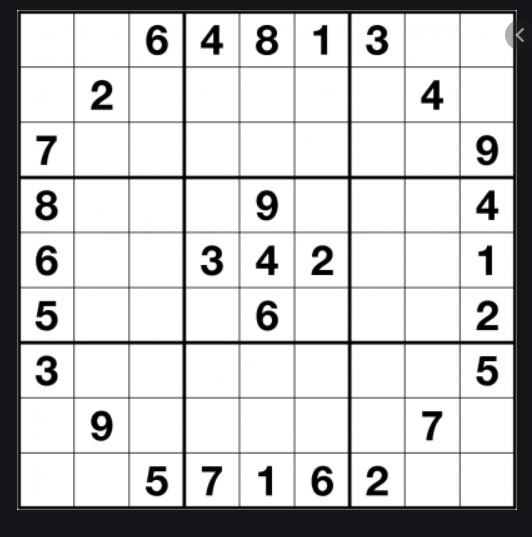
#> input picture puzzle.png, 532 x 537 px
$ python input-sudoku.py
#> lines starting #> are read from the running program, lines starting #| are printed output that depends on the picture; after the words box and inside, x2 and y2 are one past the last pixel; in counts of white or black regions, pixels touching at a corner belong together
# Import dependencies
import numpy as np
import matplotlib.pyplot as plt
from cv2 import cv2 # This is the OpenCV Python library
import pytesseract # This is the TesseractOCR Python library# Set Tesseract CMD path to the location of tesseract.exe file
from pytesseract import Output

pytesseract.pytesseract.tesseract_cmd = r'C:\Program Files\Tesseract-OCR\tesseract.exe'
possible_characters = [ '0', '1', '2', '3', '4', '5', '6', '7', '8', '9']


# get grayscale image
def get_grayscale(image):
    return cv2.cvtColor(image, cv2.COLOR_BGR2GRAY)

# noise removal
def remove_noise(image):
    return cv2.medianBlur(image,5)

#thresholding
def thresholding(image):
    return cv2.threshold(image, 0, 255, cv2.THRESH_BINARY + cv2.THRESH_OTSU)[1]

#dilation
def dilate(image):
    kernel = np.ones((5,5),np.uint8)
    return cv2.dilate(image, kernel, iterations = 1)

#erosion
def erode(image):
    kernel = np.ones((5,5),np.uint8)
    return cv2.erode(image, kernel, iterations = 1)

#opening - erosion followed by dilation
def opening(image):
    kernel = np.ones((5,5),np.uint8)
    return cv2.morphologyEx(image, cv2.MORPH_OPEN, kernel)

#canny edge detection
def canny(image):
    return cv2.Canny(image, 100, 200)

#skew correction
def deskew(image):
    coords = np.column_stack(np.where(image > 0))
    angle = cv2.minAreaRect(coords)[-1]
    if angle < -45:
        angle = -(90 + angle)
    else:
        angle = -angle
    (h, w) = image.shape[:2]
    center = (w // 2, h // 2)
    M = cv2.getRotationMatrix2D(center, angle, 1.0)
    rotated = cv2.warpAffine(image, M, (w, h), flags=cv2.INTER_CUBIC, borderMode=cv2.BORDER_REPLICATE)
    return rotated

#template matching
def match_template(image, template):
    return cv2.matchTemplate(image, template, cv2.TM_CCOEFF_NORMED)


def get_number(small_image):

    num = get_grayscale(small_image)
    num = remove_noise(num)
    custom_config = r'--oem 3 --psm 6 outputbase digits'
    return pytesseract.image_to_string(num, config=custom_config)[0]


if __name__ == '__main__':
    problem_grid = np.zeros([9,9])
    print(problem_grid)

    dx = 0
    dy = 0

    img = cv2.imread('puzzle.png')
#> img is the input picture: shape (537, 532, 3); mean B, G, R 200.8, 200.4, 200.3
    imgGry = cv2.cvtColor(img, cv2.COLOR_BGR2GRAY)
    imgGry = cv2.medianBlur(imgGry,5)
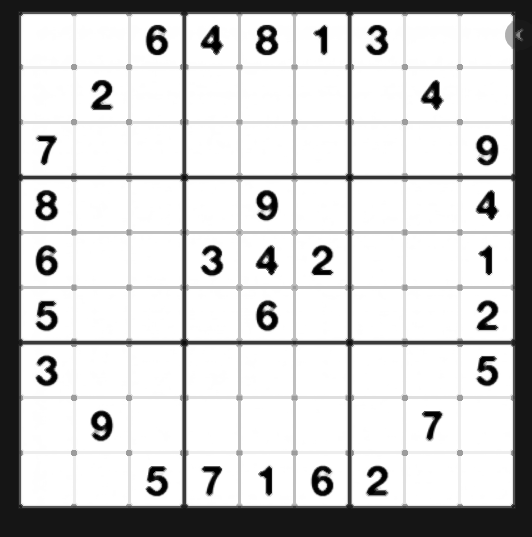
#> imgGry: shape (537, 532); min 0, max 255, mean 203

    ret , thrash = cv2.threshold(imgGry, 240 , 255, cv2.CHAIN_APPROX_NONE)
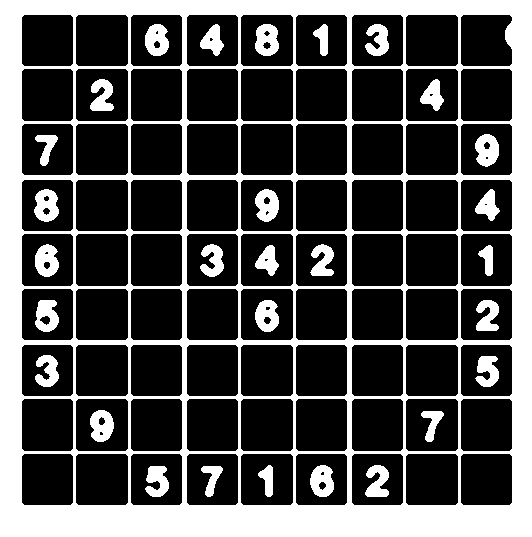
#> thrash: shape (537, 532); 30.5% white; 30 white regions
    contours , hierarchy = cv2.findContours(thrash, cv2.RETR_TREE, cv2.CHAIN_APPROX_NONE)
#> contours = 134 contours, 11 with area under 20; largest, box (x1, y1, x2, y2) and area: (0, 0, 532, 537) 284616, (405, 398, 459, 452) 2791, (240, 398, 294, 452) 2791, (75, 398, 129, 452) 2791, (405, 233, 459, 287) 2791


    print(len(imgGry))
#| 537
    m = len(imgGry)//9-3
#> m = 56
    n = len(imgGry)-m
#> n = 481
    for contour in contours:
        approx = cv2.approxPolyDP(contour, 0.01* cv2.arcLength(contour, True), True)
        x = approx.ravel()[0]
        y = approx.ravel()[1]

        perimeter = cv2.arcLength(contour,True)
        #print(perimeter)

        if len(approx) == 4 and perimeter < 510 and perimeter > 500:
            x, y , w, h = cv2.boundingRect(approx)
            aspectRatio = float(w)/h
            #print(aspectRatio)
            cv2.drawContours(img, [approx], 0, (0, 0, 255), 1)


            if aspectRatio >= 0.97 and aspectRatio < 1.016:
                num = img[n-y:n-y+m, n-x:n-x+m]
                number = get_number(num)
                cv2.putText(img, number, (n-x, n-y+60), cv2.FONT_HERSHEY_COMPLEX, 1, (0, 255, 0))

                if number in possible_characters:
                    problem_grid[dy, dx] = number
                else:
                    problem_grid[dy, dx] = 0
                dx += 1

                if dx % 9 == 0 and dx != 0:
                    dy += 1
                    dx = 0
                    if dy == 9:
                        break
#> this loop made 134 passes
#> perimeter on passes 2 to 13: 201, 203, 201, 136.1, 201, 93.84, 26.38, 13.07, 203, 78.87, 201, 99.6
#> (approx, perimeter) on pass 1: ([[0, 0], [0, 536], [531, 536], [531, 0]], 2134)
#> after the loop, dx = 0; dy = 0


    print(problem_grid)
#| [[0. 0. 0. 0. 0. 0. 0. 0. 0.]
#|  [0. 0. 0. 0. 0. 0. 0. 0. 0.]
#|  [0. 0. 0. 0. 0. 0. 0. 0. 0.]
#|  [0. 0. 0. 0. 0. 0. 0. 0. 0.]
#|  [0. 0. 0. 0. 0. 0. 0. 0. 0.]
#|  [0. 0. 0. 0. 0. 0. 0. 0. 0.]
#|  [0. 0. 0. 0. 0. 0. 0. 0. 0.]
#|  [0. 0. 0. 0. 0. 0. 0. 0. 0.]
#|  [0. 0. 0. 0. 0. 0. 0. 0. 0.]]
    cv2.imshow('shapes', img)
    cv2.waitKey(0)
    cv2.destroyAllWindows()


    # [10 lines of commented-out code are left out]

$ run again, with example.png copied over puzzle.png
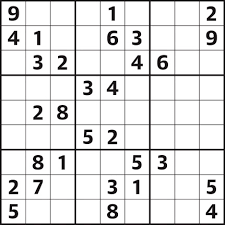
#> input picture example.png, 225 x 225 px
#> img is the input picture: shape (225, 225, 3); mean B, G, R 225, 224.8, 225.1
#> `imgGry = cv2.medianBlur(imgGry,5)`:
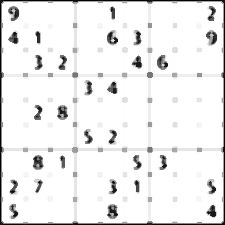
#> imgGry: shape (225, 225); min 0, max 255, mean 237.1
#> `ret , thrash = cv2.threshold(imgGry, 240 , 255, cv2.CHAIN_APPROX_NONE)`:
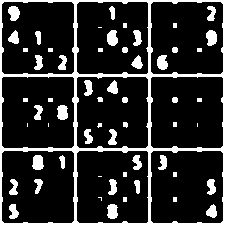
#> thrash: shape (225, 225); 16.7% white; 58 white regions (7 under 20 px)
#> contours = 67 contours, 23 with area under 20; largest, box (x1, y1, x2, y2) and area: (0, 0, 225, 225) 50176, (1, 150, 75, 224) 5271, (150, 150, 224, 224) 5261, (1, 1, 75, 75) 5261, (150, 1, 224, 75) 5251
#| 225
#> m = 22
#> n = 203
#> the loop `for contour in contours:` made 67 passes
#> perimeter on passes 3, 5, 7, 9, 11, 12, 13, 16: 37.8, 45.21, 43.56, 44.97, 11.41, 32.49, 44.38, 46.63
#> after the loop `for contour in contours:`: dx = 0
#| [[0. 0. 0. 0. 0. 0. 0. 0. 0.]
#|  [0. 0. 0. 0. 0. 0. 0. 0. 0.]
#|  [0. 0. 0. 0. 0. 0. 0. 0. 0.]
#|  [0. 0. 0. 0. 0. 0. 0. 0. 0.]
#|  [0. 0. 0. 0. 0. 0. 0. 0. 0.]
#|  [0. 0. 0. 0. 0. 0. 0. 0. 0.]
#> (further printed lines are left out)

$ run again, with skew.png copied over puzzle.png
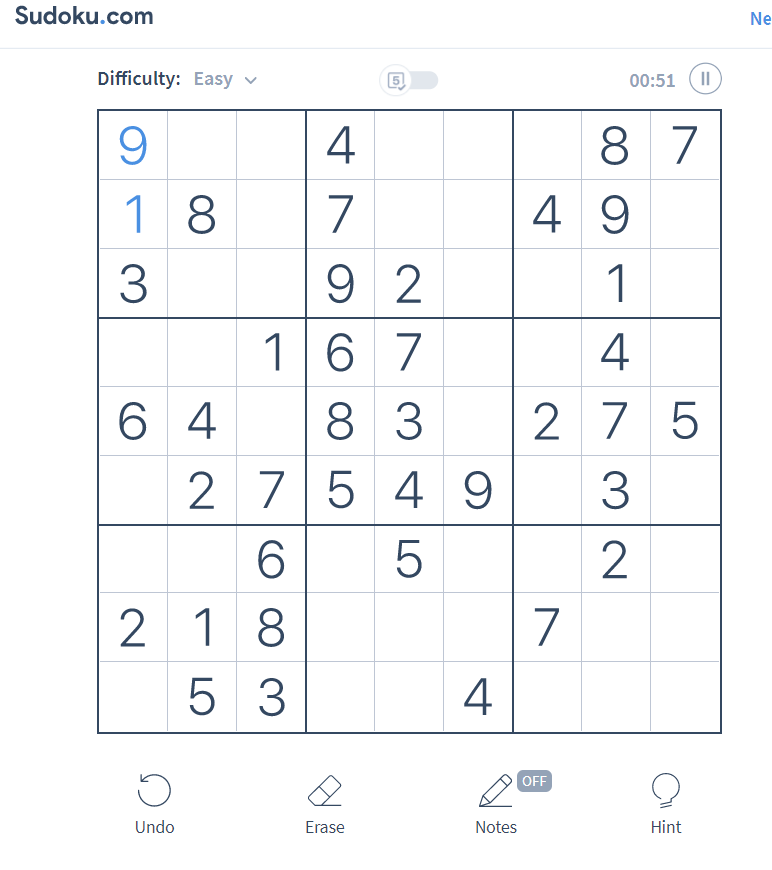
#> input picture skew.png, 772 x 870 px
#> img is the input picture: shape (870, 772, 3); mean B, G, R 248.8, 247.7, 246.8
#> `imgGry = cv2.medianBlur(imgGry,5)`:
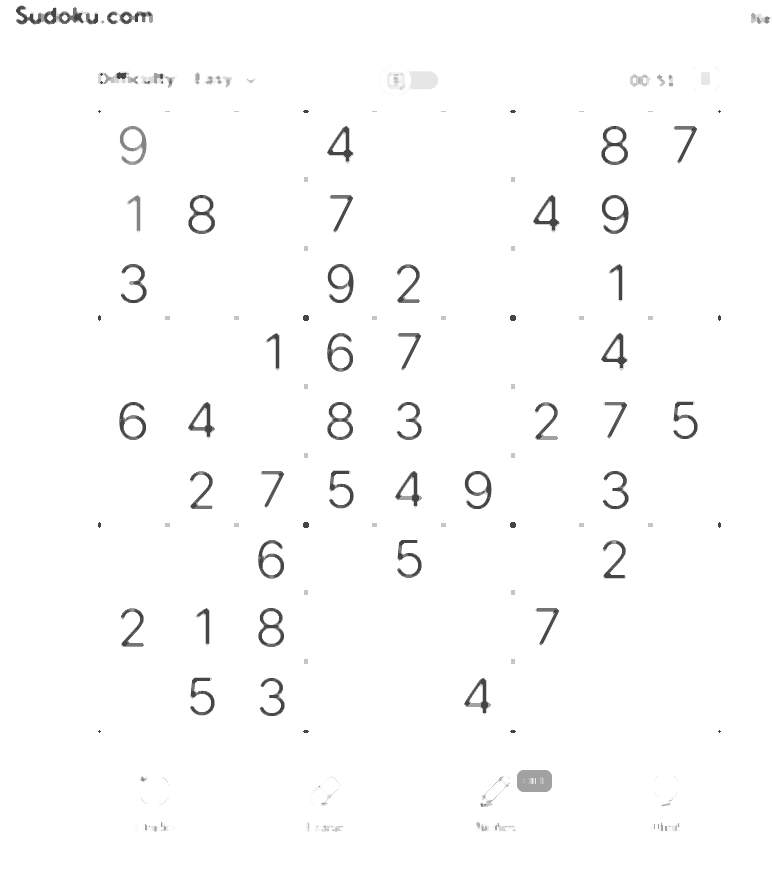
#> imgGry: shape (870, 772); min 69, max 255, mean 251.5
#> `ret , thrash = cv2.threshold(imgGry, 240 , 255, cv2.CHAIN_APPROX_NONE)`:
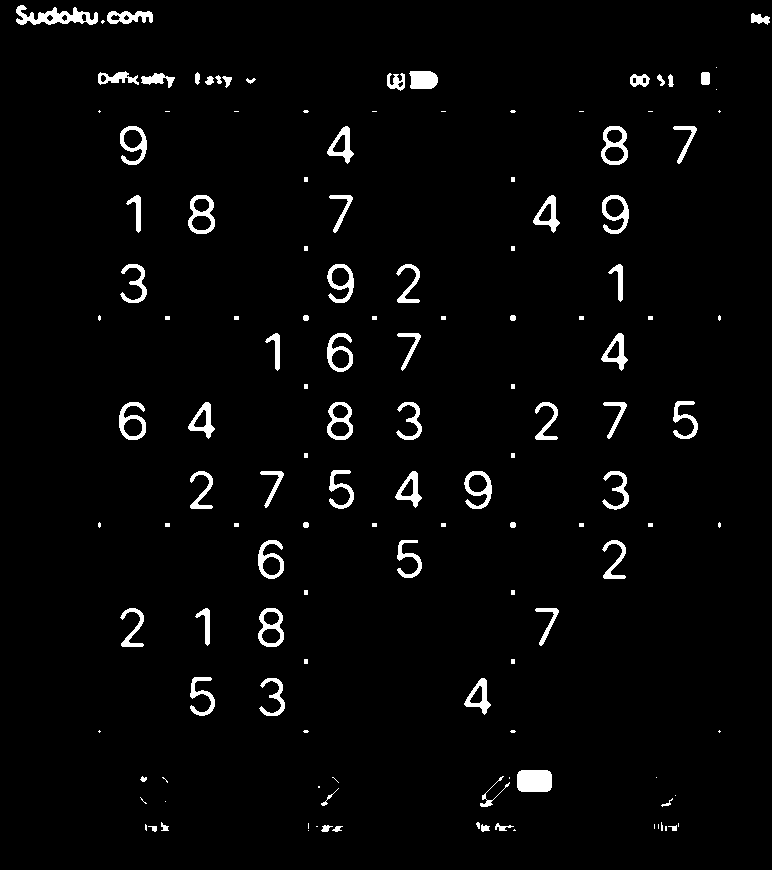
#> thrash: shape (870, 772); 2.9% white; 136 white regions (39 under 20 px)
#> contours = 166 contours, 68 with area under 20; largest, box (x1, y1, x2, y2) and area: (188, 195, 215, 234) 798, (601, 126, 628, 165) 798, (258, 608, 284, 647) 768, (16, 5, 98, 25) 768, (327, 402, 353, 440) 749
#| 870
#> m = 93
#> n = 777
#> the loop `for contour in contours:` made 166 passes
#> perimeter on passes 1, 4, 6: 0, 29.31, 24.24
#> after the loop `for contour in contours:`: dx = 0
#| [[0. 0. 0. 0. 0. 0. 0. 0. 0.]
#|  [0. 0. 0. 0. 0. 0. 0. 0. 0.]
#|  [0. 0. 0. 0. 0. 0. 0. 0. 0.]
#|  [0. 0. 0. 0. 0. 0. 0. 0. 0.]
#|  [0. 0. 0. 0. 0. 0. 0. 0. 0.]
#|  [0. 0. 0. 0. 0. 0. 0. 0. 0.]
#> (further printed lines are left out)

$ run again, with example.jpg saved as puzzle.png
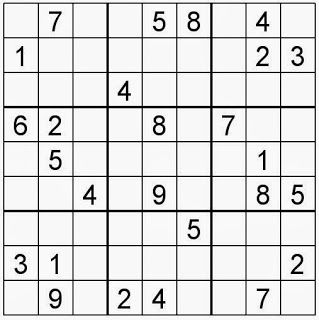
#> input picture example.jpg, 319 x 320 px
#> img is the input picture: shape (320, 319, 3); min 0, max 255, mean 222.4
#> `imgGry = cv2.medianBlur(imgGry,5)`:
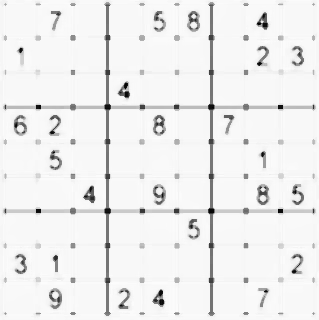
#> imgGry: shape (320, 319); min 1, max 253, mean 238.2
#> `ret , thrash = cv2.threshold(imgGry, 240 , 255, cv2.CHAIN_APPROX_NONE)`:
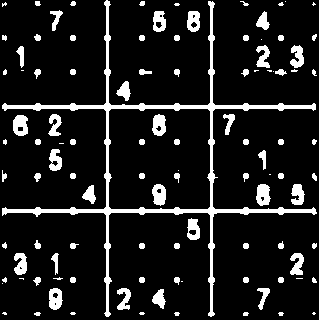
#> thrash: shape (320, 319); 11.4% white; 106 white regions (28 under 20 px)
#> contours = 120 contours, 47 with area under 20; largest, box (x1, y1, x2, y2) and area: (2, 0, 317, 317) 14004, (108, 108, 211, 210) 10193, (13, 115, 28, 136) 240, (256, 184, 271, 206) 228, (49, 288, 63, 310) 226
#| 320
#> m = 32
#> n = 288
#> the loop `for contour in contours:` made 120 passes
#> perimeter on passes 1 to 8: 7.66, 13.66, 14.24, 13.66, 11.66, 11.66, 15.66, 10.24
#> after the loop `for contour in contours:`: dx = 0
#| [[0. 0. 0. 0. 0. 0. 0. 0. 0.]
#|  [0. 0. 0. 0. 0. 0. 0. 0. 0.]
#|  [0. 0. 0. 0. 0. 0. 0. 0. 0.]
#|  [0. 0. 0. 0. 0. 0. 0. 0. 0.]
#|  [0. 0. 0. 0. 0. 0. 0. 0. 0.]
#|  [0. 0. 0. 0. 0. 0. 0. 0. 0.]
#> (further printed lines are left out)
